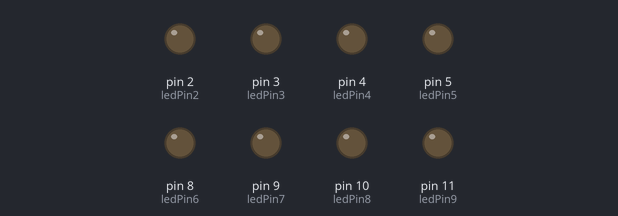
Bench run of a sketch on a simulated Arduino Uno, built with avr-gcc and run on an emulated ATmega328P. On the bench: output pins drawn as LEDs (lit = HIGH). Random numbers use the default seed unless the sketch sets one.

Above: at 1.4 s.
At 4.68 s:
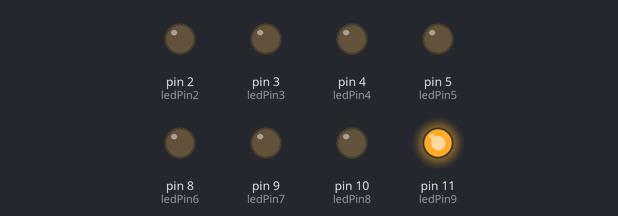
At 11.93 s:
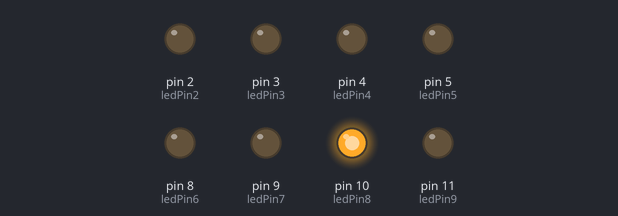
At 20.21 s:
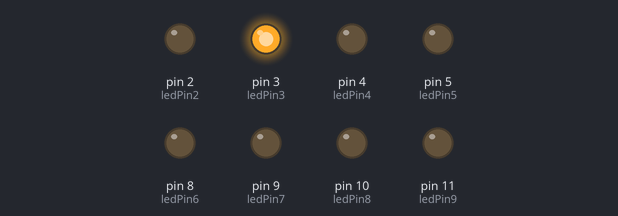
At 27.79 s:
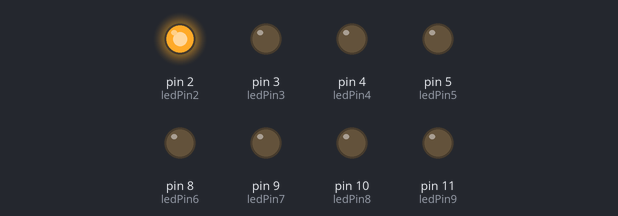
At 39.9 s:
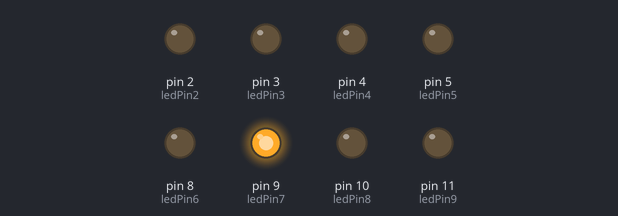
Timing chart, 0 to 40.0 s (numbered marks = the images above):
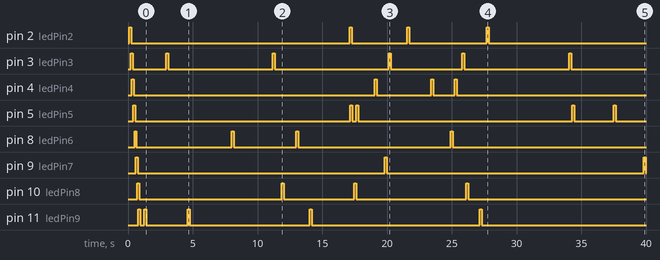

The sketch:

KASLIKYholubi.ino
```cpp
const int ledPin2 =  2;      // the number of the LED pin
const int ledPin3 =  3;      // the number of the LED pin
const int ledPin4 =  4;      // the number of the LED pin
const int ledPin5 =  5;      // the number of the LED pin
const int ledPin6 =  8;      // the number of the LED pin
const int ledPin7 =  9;
const int ledPin8 =  10;      // the number of the LED pin
const int ledPin9 =  11;      // the number of the LED pin

// Variables will change:
int ledState2 = LOW;  // ledState used to set the LED
int ledState3 = LOW;
int ledState4 = LOW;
int ledState5 = LOW;  // ledState used to set the LED
int ledState6 = LOW;
int ledState7 = LOW;
int ledState8 = LOW;  // ledState used to set the LED
int ledState9 = LOW;

long previousMillis2 = 0;        // will store last time LED was updated
long previousMillis3 = 0;        // will store last time LED was updated
long previousMillis4 = 0;        // will store last time LED was updated
long previousMillis5 = 0;        // will store last time LED was updated
long previousMillis6 = 0;        // will store last time LED was updated
long previousMillis7 = 0;
long previousMillis8 = 0;        // will store last time LED was updated
long previousMillis9 = 0;        // will store last time LED was updated
// the follow variables is a long because the time, measured in miliseconds,
// will quickly become a bigger number than can be stored in an int.
long interval2 = 100;           // interval at which to blink (milliseconds)
long interval3 = 200;           // interval at which to blink (milliseconds)
long interval4 = 300;
long interval5 = 400;           // interval at which to blink (milliseconds)
long interval6 = 500;           // interval at which to blink (milliseconds)
long interval7 = 600;
long interval8 = 700;           // interval at which to blink (milliseconds)
long interval9 = 800;           // interval at which to blink (milliseconds)


int puls = 150;
int nahoda = 45000;

int basinterval = 200;

void setup() {
  pinMode(ledPin2, OUTPUT);
  pinMode(ledPin3, OUTPUT);
  pinMode(ledPin4, OUTPUT);
  pinMode(ledPin5, OUTPUT);
  pinMode(ledPin6, OUTPUT);
  pinMode(ledPin7, OUTPUT);
  pinMode(ledPin8, OUTPUT);
  pinMode(ledPin9, OUTPUT);
}

void loop() {
  unsigned long currentMillis = millis();

  if(currentMillis - previousMillis2 > interval2) {
    interval2 = basinterval + int(random(nahoda));
    previousMillis2 = currentMillis;
    //if (ledState2 == LOW){
    ledState2 = HIGH;
    //}
    //else {
    //  ledState2 = LOW;
    //}
    digitalWrite(ledPin2, ledState2);
  }
  if(currentMillis - previousMillis2 > puls && ledState2 == HIGH ){
    ledState2 = LOW;
    digitalWrite(ledPin2, ledState2);
  }

 if(currentMillis - previousMillis3 > interval3) {
    interval3 = basinterval +int(random(nahoda));
    previousMillis3 = currentMillis;
    //if (ledState2 == LOW){
    ledState3 = HIGH;
    //}
    //else {
    //  ledState2 = LOW;
    //}
    digitalWrite(ledPin3, ledState3);
  }
  if(currentMillis - previousMillis3 > puls && ledState3 == HIGH ){
    ledState3 = LOW;
    digitalWrite(ledPin3, ledState3);
  }

 if(currentMillis - previousMillis4 > interval4) {
    interval4 = basinterval +int(random(nahoda));
    previousMillis4 = currentMillis;
    //if (ledState2 == LOW){
    ledState4 = HIGH;
    //}
    //else {
    //  ledState2 = LOW;
    //}
    digitalWrite(ledPin4, ledState4);
  }
  if(currentMillis - previousMillis4 > puls && ledState4 == HIGH ){
    ledState4 = LOW;
    digitalWrite(ledPin4, ledState4);
  }

 if(currentMillis - previousMillis5 > interval5) {
   interval5 = basinterval +int(random(nahoda));
    previousMillis5 = currentMillis;
    ledState5 = HIGH;
     digitalWrite(ledPin5, ledState5);
  }
  if(currentMillis - previousMillis5 > puls && ledState5 == HIGH ){
    ledState5 = LOW;
    digitalWrite(ledPin5, ledState5);
  }

 if(currentMillis - previousMillis6 > interval6) {
   interval6 = basinterval +int(random(nahoda));
    previousMillis6 = currentMillis;
    ledState6 = HIGH;
     digitalWrite(ledPin6, ledState6);
  }
  if(currentMillis - previousMillis6 > puls && ledState6 == HIGH ){
    ledState6 = LOW;
    digitalWrite(ledPin6, ledState6);
  }

 if(currentMillis - previousMillis7 > interval7) {
   interval7 = basinterval +int(random(nahoda));
    previousMillis7 = currentMillis;
    ledState7 = HIGH;
     digitalWrite(ledPin7, ledState7);
  }
  if(currentMillis - previousMillis7 > puls && ledState7 == HIGH ){
    ledState7 = LOW;
    digitalWrite(ledPin7, ledState7);
  }

 if(currentMillis - previousMillis8 > interval8) {
   interval8 = basinterval +int(random(nahoda));
    previousMillis8 = currentMillis;
    ledState8 = HIGH;
     digitalWrite(ledPin8, ledState8);
  }
  if(currentMillis - previousMillis8 > puls && ledState8 == HIGH ){
    ledState8 = LOW;
    digitalWrite(ledPin8, ledState8);
  }

 if(currentMillis - previousMillis9 > interval9) {
   interval9 = basinterval +int(random(nahoda));
    previousMillis9 = currentMillis;
    ledState9 = HIGH;
     digitalWrite(ledPin9, ledState9);
  }
  if(currentMillis - previousMillis9 > puls && ledState9 == HIGH ){
    ledState9 = LOW;
    digitalWrite(ledPin9, ledState9);
  }

}
```

Measured:
- by itself, pin 2 (ledPin2): LOW → HIGH at 0.10 s, → LOW 0.15 s later, → HIGH 16.9 s later, → LOW 0.15 s later, … (8 changes in this stretch)
- by itself, pin 3 (ledPin3): LOW → HIGH at 0.20 s, → LOW 0.15 s later, → HIGH 2.6 s later, → LOW 0.15 s later, … (12 changes in this stretch)
- by itself, pin 4 (ledPin4): LOW → HIGH at 0.30 s, → LOW 0.15 s later, → HIGH 18.6 s later, → LOW 0.15 s later, … (8 changes in this stretch)
- by itself, pin 5 (ledPin5): LOW → HIGH at 0.40 s, → LOW 0.15 s later, → HIGH 16.6 s later, → LOW 0.15 s later, … (10 changes in this stretch)
- by itself, pin 8 (ledPin6): LOW → HIGH at 0.50 s, → LOW 0.15 s later, → HIGH 7.3 s later, → LOW 0.15 s later, … (8 changes in this stretch)
- by itself, pin 9 (ledPin7): alternates HIGH for 0.15 s and LOW for 19.5 s
- by itself, pin 10 (ledPin8): LOW → HIGH at 0.70 s, → LOW 0.15 s later, → HIGH 11.0 s later, → LOW 0.15 s later, … (8 changes in this stretch)
- by itself, pin 11 (ledPin9): LOW → HIGH at 0.80 s, → LOW 0.15 s later, → HIGH 0.29 s later, → LOW 0.15 s later, … (10 changes in this stretch)
